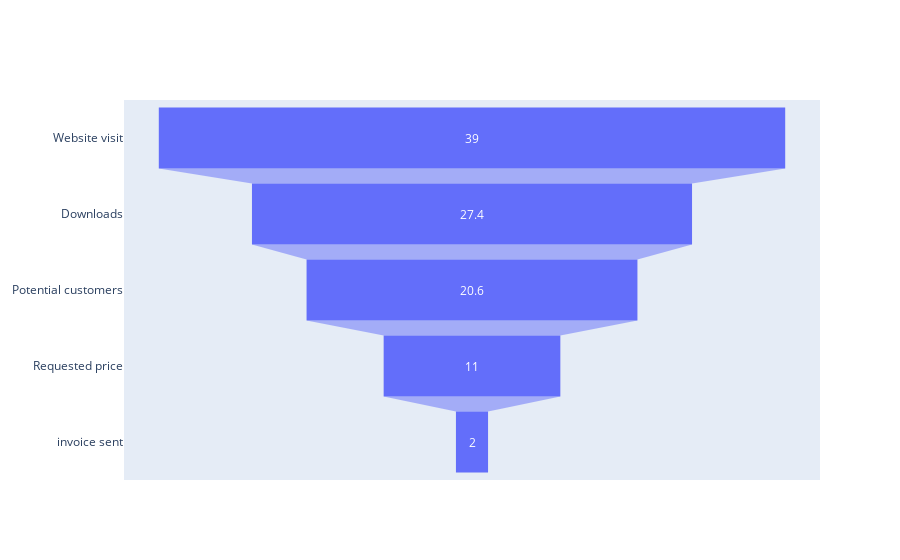

Source (notebook cell):
### Markdown cell above
### Basic Funnel Chart with graph_objects trace go.Funnel

### Code cell
from plotly import graph_objects as go

fig = go.Figure(go.Funnel(
    y = ["Website visit", "Downloads", "Potential customers", "Requested price", "invoice sent"],
    x = [39, 27.4, 20.6, 11, 2]))

fig.show()

### Figure 1 — Plotly figure (JSON) as saved in the notebook; plotly's stock layout.template omitted (floating-point values rounded to 4 significant figures)
{"data": [{"type": "funnel", "x": [39, 27.4, 20.6, 11, 2], "y": ["Website visit", "Downloads", "Potential customers", "Requested price", "invoice sent"]}], "layout": {}}
